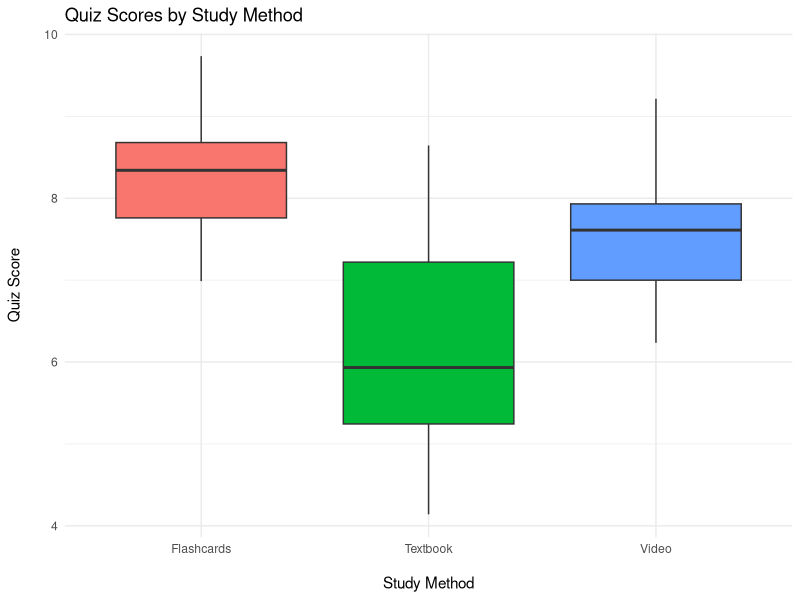

Recreate this plot in R.
## ---- chunk 1
#| label: setup-data
library(dplyr)
library(ggplot2)

set.seed(123)

study_data <- data.frame(
  method = rep(c("Video", "Textbook", "Flashcards"), each = 15),
  score = c(
    rnorm(15, mean = 7.5, sd = 1),    # Video
    rnorm(15, mean = 6.5, sd = 1.2),  # Textbook
    rnorm(15, mean = 8.0, sd = 0.8)   # Flashcards
  )
)

head(study_data)
## ---- chunk 2
#| label: boxplot-scores
ggplot(study_data, aes(x = method, y = score, fill = method)) +
  geom_boxplot() +
  labs(
    title = "Quiz Scores by Study Method",
    x = "\nStudy Method",
    y = "Quiz Score\n"
  ) +
  theme_minimal() +
  theme(legend.position = "none")
## ---- chunk 3
#| label: anova-result
#| echo: true
anova_result <- aov(score ~ method, data = study_data)
summary(anova_result)
## ---- chunk 4
#| label: tukey-hsd
#| echo: true
TukeyHSD(anova_result)
